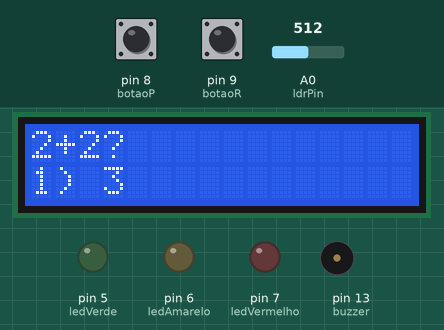
Simulated run of this sketch. Board: Arduino Uno, built with avr-gcc and run on an emulated ATmega328P. Parts: 16×2 character LCD, output pins drawn as LEDs (lit = HIGH), buzzer (waves = sounding, pin HIGH). The test bench sets the inputs (shaded band); at power-on: pin 9 (botaoR) LOW, pin 8 (botaoP) LOW, A0 (ldrPin) = 512.

Above: at 5.9 s.
6.0 s: pin 9 (botaoR) pulled HIGH for 0.15 s
At 7.8 s:
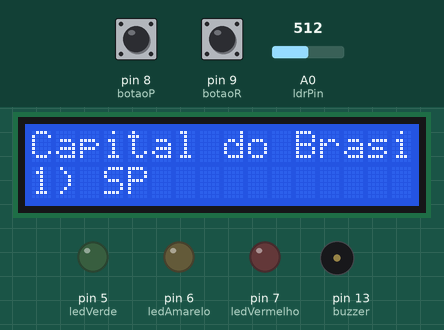
8.5 s: pin 8 (botaoP) pulled HIGH for 0.15 s
At 8.8 s:
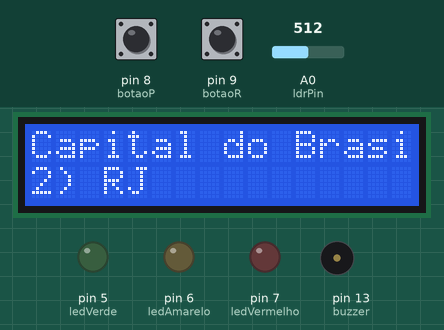
10.1 s: pin 9 (botaoR) pulled HIGH for 1 s
At 12.1 s:
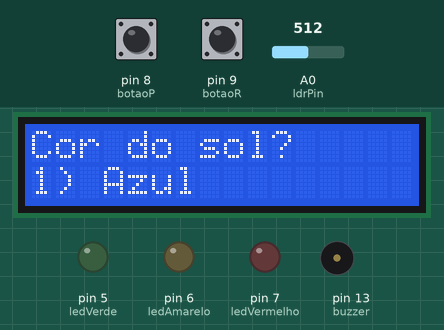
12.6 s: pin 8 (botaoP) pulled HIGH for 1 s
At 13.1 s:
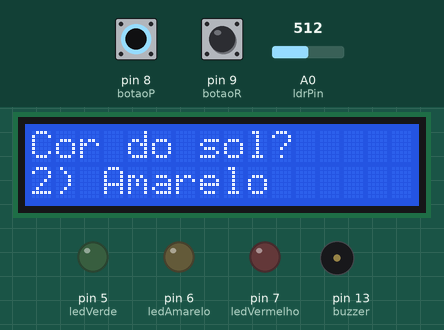
15.1 s: pin 9 (botaoR) pulled HIGH for 0.15 s
At 17.1 s:
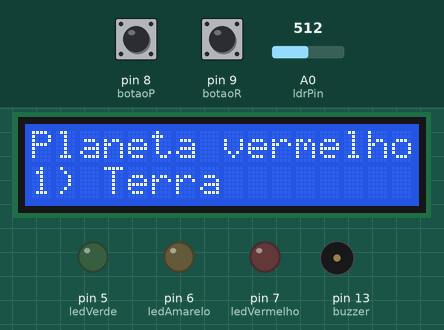
Timing chart, 0 to 18.6 s (numbered marks = the images above; inputs shaded):
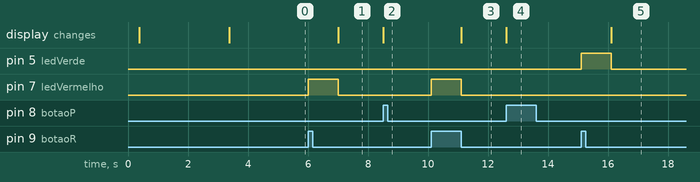

The sketch:

projeto_micro1.ino
```cpp
//Esse é o código que implementa um jogo lúdico de perguntas e respostas para crianças de 8 a 10 anos.
//O jogo inicia quando uma lanterna é aproximada do LDR e assim a primeira pergunta aparece no LCD.
//Com dois botões, é possível mudar as alternativas com um dos botões e confirmar uma delas com o outro.
//Se a resposta estiver correta, um LED verde se acende, senão um vermelha é aceso. Ao final, o buzzer é tocado,
//a luz amarela varia em PWM e a pontuação é mostrada no LCD.

//Importa a biblioteca do LCD e define os pinos conectados ao display.

#include <LiquidCrystal.h>
LiquidCrystal lcd(12, 11, 4, 3, 2, 10);


//Declara os pinos usados para os sensores, LEDs, botões e buzzer

const int ldrPin = A0;
const int ledVerde = 5;
const int ledAmarelo = 6;
const int ledVermelho = 7;
const int buzzer = 13;
const int botaoP = 8;
const int botaoR = 9;


//Desenhos de emojis personalizados para o LCD (feliz, neutra, triste)


byte charFeliz[8] = { B00000, B01010, B01010, B00000, B00000, B10001, B01110, B00000 };
byte charNeutra[8] = { B00000, B01010, B01010, B00000, B00000, B01110, B00000, B00000 };
byte charTriste[8] = { B00000, B01010, B01010, B00000, B00000, B01110, B10001, B00000 };


//Declaração do total de perguntas e dos Bancos de dados do jogo: perguntas, alternativas e índice da alternativa correta para cada
//pergunta.


const int TOTAL_PERGUNTAS = 10;
String perguntas[TOTAL_PERGUNTAS] = {
 "2+2?",
 "Capital do Brasil?",
 "Cor do sol?",
 "Planeta vermelho?",
 "Maior oceano?",
 "5x3 = ?",
 "Mamifero?",
 "Continente Egito?",
 "Dias no ano?",
 "Cor da grama?"
};
String alternativas[TOTAL_PERGUNTAS][4] = {
 {"1) 3", "2) 4", "3) 5", "4) 6"},
 {"1) SP", "2) RJ", "3) Brasilia", "4) Curitiba"},
 {"1) Azul", "2) Amarelo", "3) Verde", "4) Vermelho"},
 {"1) Terra", "2) Jupiter", "3) Marte", "4) Saturno"},
 {"1) Atlantico", "2) Pacifico", "3) Indico", "4) Artico"},
 {"1) 15", "2) 12", "3) 20", "4) 8"},
 {"1) Peixe", "2) Cobra", "3) Gato", "4) Galinha"},
 {"1) Europa", "2) Asia", "3) Africa", "4) America"},
 {"1) 360", "2) 365", "3) 370", "4) 366"},
 {"1) Azul", "2) Rosa", "3) Verde", "4) Cinza"}
};
int respostaCorreta[TOTAL_PERGUNTAS] = {1, 2, 1, 2, 1, 0, 2, 2, 1, 2};


//Variáveis de controle de estado do jogo, pontuação, pergunta atual, //alternativa selecionada e debounce dos botões.


int leituraLDR;
int perguntaAtual = 0;
int etapaAlternativa = 0;
int pontuacao = 0;
bool jogoAtivo = false;
bool estadoBotaoP = false;
bool estadoBotaoR = false;


//Inicializa o LCD e os pinos (com suas respectivas funções, INPUT ou
//OUTPUT), mostra a tela inicial aguardando a ativação pelo LDR, define
//os emojis personalizados.


void setup() {
  pinMode(ledVerde, OUTPUT);
  pinMode(ledAmarelo, OUTPUT);
  pinMode(ledVermelho, OUTPUT);
  pinMode(buzzer, OUTPUT);
  pinMode(botaoP, INPUT);
  pinMode(botaoR, INPUT);
  pinMode(ldrPin, INPUT);
  Serial.begin(9600);
  lcd.begin(16, 2);
  lcd.print("Aproxime a");
  lcd.setCursor(0, 1);
  lcd.print("lanterna...");
  lcd.createChar(0, charFeliz);
  lcd.createChar(1, charNeutra);
  lcd.createChar(2, charTriste);
}


void loop() {
  leituraLDR = analogRead(ldrPin); //Lê o valor do LDR
  //Serial.println(leituraLDR);

  //Quando o valor do LDR indica a presença da mão, o jogo começa.
  if(!jogoAtivo && leituraLDR > 300) {
    delay(300);
    jogoAtivo = true;
    lcd.clear();
    lcd.print("Jogo Iniciado!"); //É exibida a mensagem de “Jogo Iniciado!”
    etapaAlternativa = 0;
    perguntaAtual = 0;
    delay(3000);
    //Aguarda os botões voltarem para HIGH (repouso) caso eles tenham ficado apertados por engano
    while (digitalRead(botaoP) == HIGH || digitalRead(botaoR) == HIGH) {
      delay(10); // aguarda em loop até soltar
      Serial.println("erro");
    }
    mostrarPergunta(); //Jogo começa, chamando a função que vai mostrar a primeira pergunta
 }


  //Controla a rolagem das alternativas. etapaAlternativa varia de 1 a 4 (evita 0).
  //A linha do LCD é atualizada com a nova alternativa.
  if (estadoBotaoP && digitalRead(botaoP) == HIGH) {
    estadoBotaoP = false;
    etapaAlternativa++;
    if (etapaAlternativa > 4) etapaAlternativa = 1;
    mostrarAlternativa();
    delay(200);
  }
  if (digitalRead(botaoP) == LOW) {
    estadoBotaoP = true;
  }


  //Quando o botão de confirmação é pressionado, o código verifica se a alternativa selecionada é a correta.
  //Dependendo disso, acende o LED correspondente, incrementa a pontuação e avança para a próxima pergunta.
  if (estadoBotaoR && digitalRead(botaoR) == HIGH) {
    estadoBotaoR = false;
    if (etapaAlternativa > 0) {
      if (etapaAlternativa - 1 == respostaCorreta[perguntaAtual]) {
        pontuacao++;
        digitalWrite(ledVerde, HIGH);
      }else {
        digitalWrite(ledVermelho, HIGH);
      }
      delay(1000);
      apagarLEDs();
      perguntaAtual++;
      etapaAlternativa = 0;


      if (perguntaAtual >= TOTAL_PERGUNTAS) {
        fimDoJogo();
      } else {
          mostrarPergunta();
      }
    }
    delay(200);
  }


  if (digitalRead(botaoR) == LOW) {
    estadoBotaoR = true;
  }
}


//Exibe a pergunta e inicializa a exibição da primeira alternativa.
void mostrarPergunta() {
  lcd.clear();
  lcd.setCursor(0, 0);
  lcd.print(perguntas[perguntaAtual].substring(0, 16)); // Linha 0: pergunta
  etapaAlternativa = 1;
  mostrarAlternativa();
}


//Mostra uma alternativa na linha de baixo do LCD.
void mostrarAlternativa() {
  lcd.setCursor(0, 1);           // Linha 1
  lcd.print("                "); // Limpa linha
  lcd.setCursor(0, 1);
  lcd.print(alternativas[perguntaAtual][etapaAlternativa - 1].substring(0, 16));
}


//Mostra a pontuação final com emoji correspondente e LED amarelo via PWM. Reinicia o jogo após 5 segundos.
void fimDoJogo() {
 jogoAtivo = false;
 lcd.clear();
 lcd.print("Pontuacao:");
 lcd.print(pontuacao);
 lcd.setCursor(0, 1);
 tone(buzzer, 1000, 300);
 for(int i = 0; i<=pontuacao; i++){
  for(int j =0; j<=255; j+=5){
    analogWrite(ledAmarelo, j);
    delay(30);
    Serial.println(j);
  }
  for(int j = 255; j>=0; j-=5){
    analogWrite(ledAmarelo, j);
    delay(30);
    Serial.println(j);
  }
 }
 //analogWrite(ledAmarelo, pontuacao * 25);
 lcd.setCursor(0, 2);
 if(pontuacao < 4){
  lcd.write(byte(2)); // 😢 triste
  lcd.print("Tente outra vez!");
 } else if(pontuacao < 7){
  lcd.write(byte(1)); // 😐 neutra
  lcd.print(" Quase la!");
 } else {
  lcd.write(byte(0)); // 😊 feliz
  lcd.print(" Parabens!");
 }
 delay(5000);
 tone(buzzer, 1000, 300);
 lcd.clear();
 //lcd.print("Aproxime a mao...");
 lcd.print("Aproxime a");
 lcd.setCursor(0, 1);
 lcd.print("lanterna...");
 perguntaAtual = 0;
 etapaAlternativa = 0;
 pontuacao = 0;
 apagarLEDs();
}


//Desliga todos os LEDs.
void apagarLEDs() {
 digitalWrite(ledVerde, LOW);
 digitalWrite(ledVermelho, LOW);
 digitalWrite(ledAmarelo, LOW);
}
```

Measured:
- after the input at 6.0 s, pin 7 (ledVermelho): LOW → HIGH at once, → LOW 1.0 s later; the display: changes after 1.0 s (image 1)
- after the input at 8.5 s, the display: changes at once (image 2)
- after the input at 10.1 s, pin 7 (ledVermelho): LOW → HIGH at once, → LOW 1.0 s later; the display: changes after 1.0 s (image 3)
- after the input at 12.6 s, the display: changes at once (image 4)
- after the input at 15.1 s, pin 5 (ledVerde): LOW → HIGH at once, → LOW 1.0 s later; the display: changes after 1.0 s (image 5)
